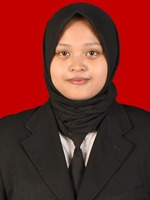
#> input picture UAS_Vision/img.jpg, 150 x 200 px
$ python ssd.py
#> lines starting #> are read from the running program, lines starting #| are printed output that depends on the picture; after the words box and inside, x2 and y2 are one past the last pixel; in counts of white or black regions, pixels touching at a corner belong together; long printed decimals are rounded
#> further down, image is the input picture: shape (200, 150, 3); mean B, G, R 37.3, 42.9, 111.6
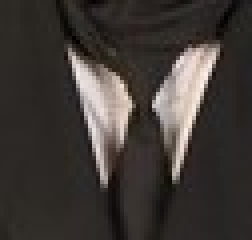
#> input picture UAS_Vision/tmp.jpg, 63 x 60 px (shown 4 times larger)
#> further down, template is the input picture: shape (60, 63, 3); mean B, G, R 54.2, 57.9, 63.6
import cv2
import numpy as np

def calculate_ssd_with_filtering(image, template, filter_kernel):
    # Ubah gambar dan template menjadi grayscale
    gray_image = cv2.cvtColor(image, cv2.COLOR_BGR2GRAY)
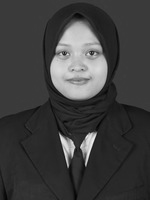
#> gray_image: shape (200, 150); min 1, max 242, mean 62.8
    cv2.imshow('gray_image', gray_image)
    gray_template = cv2.cvtColor(template, cv2.COLOR_BGR2GRAY)

    # Terapkan filtering h[m, n]
    filtered_image = cv2.filter2D(gray_image, -1, filter_kernel)
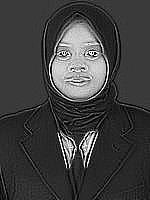
#> filtered_image: shape (200, 150); min 0, max 255, mean 63.3
    cv2.imshow('filter', filtered_image)

    # Metode Template Matching dengan Sum of Squared Differences (SSD)
    result_ssd = cv2.matchTemplate(filtered_image, gray_template, cv2.TM_SQDIFF_NORMED)
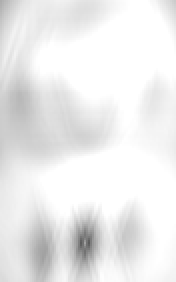
#> result_ssd: shape (141, 88) float32 (shown 2 times larger); min 0.365, max 1, mean 0.927
    min_val_ssd, _, min_loc_ssd, _ = cv2.minMaxLoc(result_ssd)
#> min_val_ssd = 0.365; min_loc_ssd = (44, 121)

    # Gambar kotak di sekitar hasil pencocokan SSD
    top_left_ssd = min_loc_ssd
#> top_left_ssd = (44, 121)
    bottom_right_ssd = (top_left_ssd[0] + template.shape[1], top_left_ssd[1] + template.shape[0])
#> bottom_right_ssd = (107, 181)
    cv2.rectangle(image, top_left_ssd, bottom_right_ssd, 255, 2)
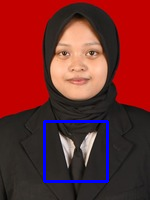
#> image: shape (200, 150, 3); 2.45% of pixels changed, all inside (x1, y1, x2, y2) = (43, 120, 109, 183)

    # Tampilkan gambar asli dengan kotak pencocokan setelah filtering
    cv2.imshow('Template Matching (SSD with Filtering)', image)

    result_ssd = cv2.matchTemplate(filtered_image, gray_template, cv2.TM_SQDIFF_NORMED)
    min_val_sad, _, _, _ = cv2.minMaxLoc(result_ssd)
#> min_val_sad = 0.365

    return min_val_sad

# Baca gambar asli dan gambar template
image = cv2.imread('img.jpg')
template = cv2.imread('tmp.jpg')

# Definisikan kernel filter h[m, n]
filter_kernel = np.array([[1, 1, 1],
                          [1, -7, 1],
                          [1, 1, 1]])

# Panggil fungsi calculate_ssd_with_filtering
ssd_value_with_filtering = calculate_ssd_with_filtering(image, template, filter_kernel)
#> ssd_value_with_filtering = 0.365

# Tampilkan nilai SAD setelah filtering
print(f"Nilai SSD setelah filtering: {ssd_value_with_filtering}")
#| Nilai SSD setelah filtering: 0.3647

cv2.waitKey(0)
cv2.destroyAllWindows()
